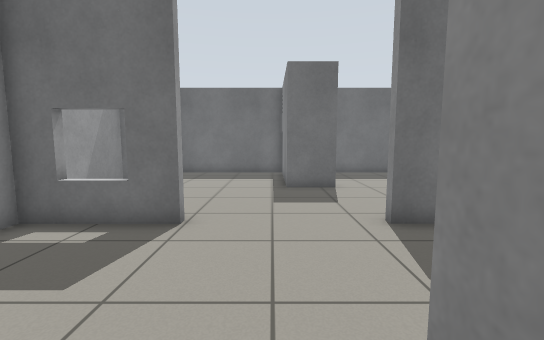
View 1 (above)

19 first-person views from a walk through a robot-simulator world made for Gazebo. The camera is 0.94 m above the floor, tilts 6° down and sees 90° across. The floor is counted in squares, 0.5 m on a side. Each view is taken from the middle of a square. On the plan, view 1 faces up. The plan holds only what a view shows up to about 15 squares ahead; the rest is blank.

View 2
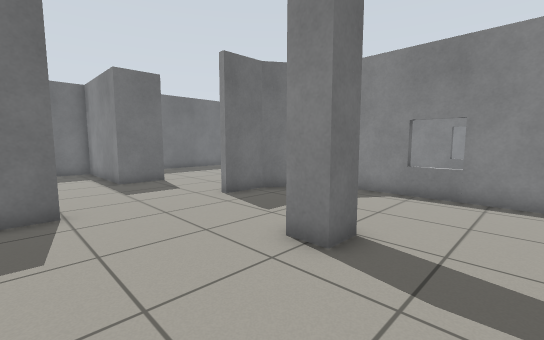

View 3
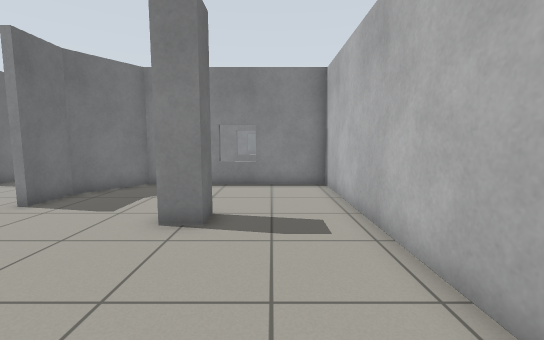

View 4
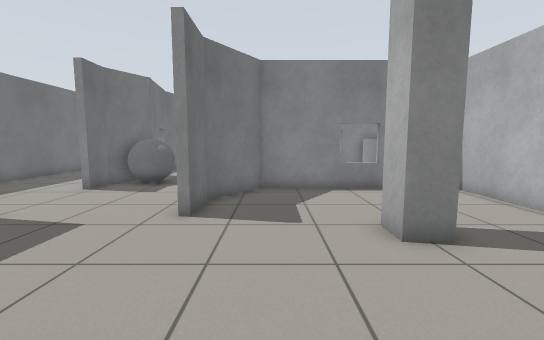

View 5
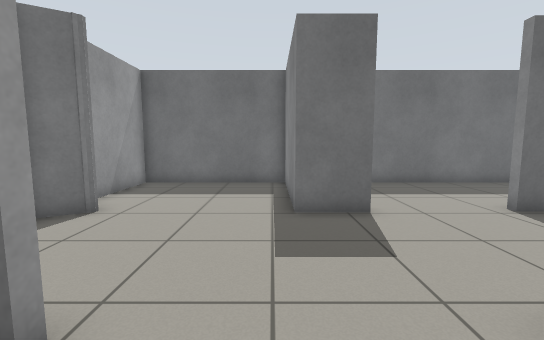

View 6
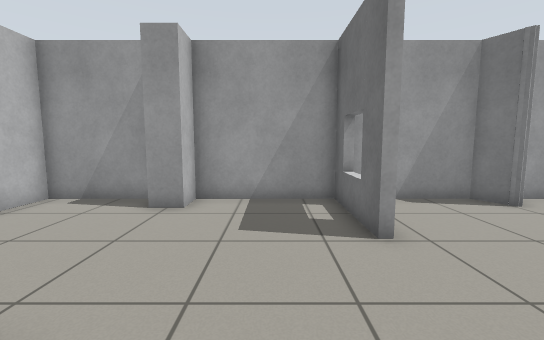

View 7
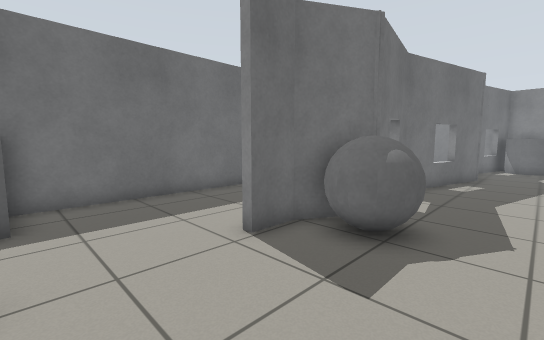

View 8
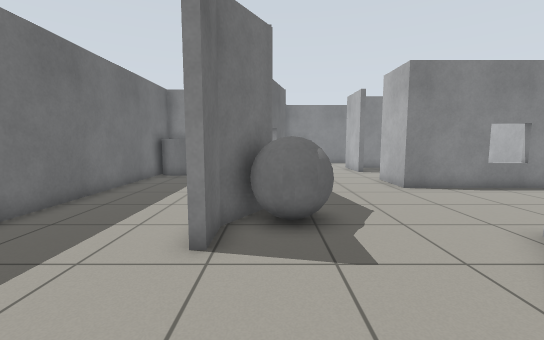

View 9
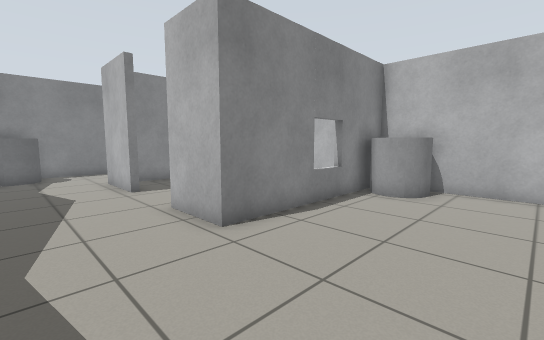

View 10
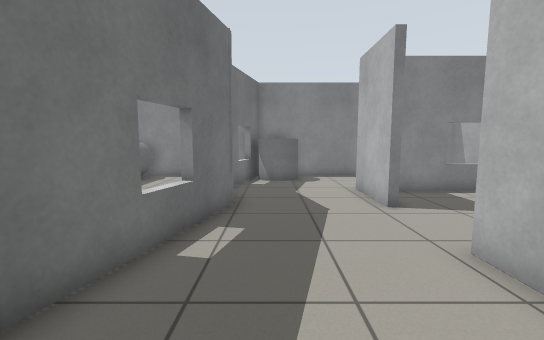

View 11
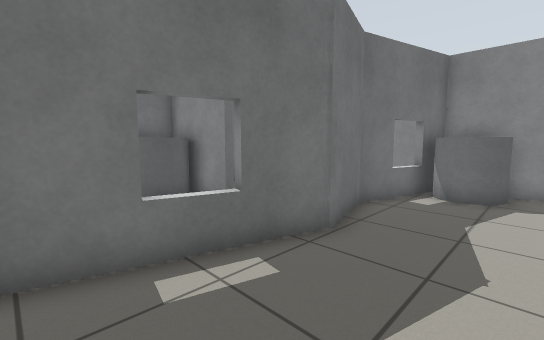

View 12
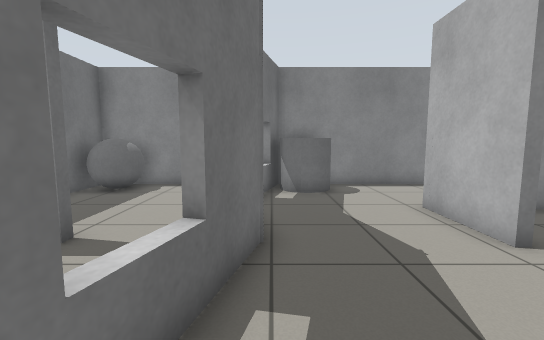

View 13
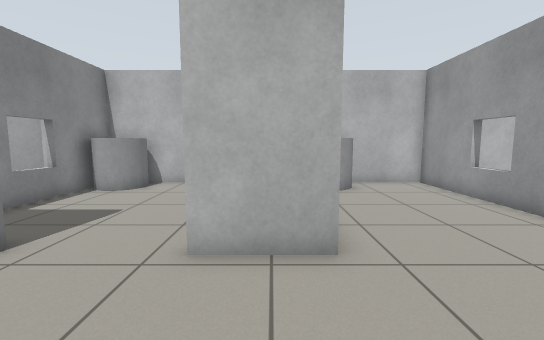

View 14
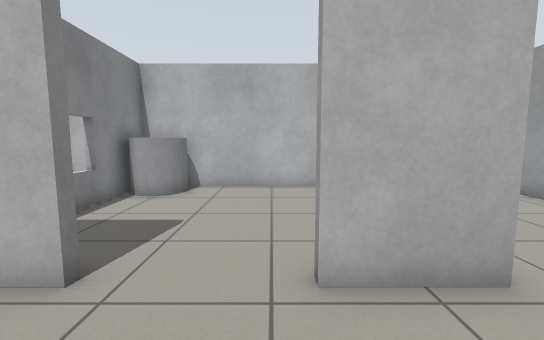

View 15
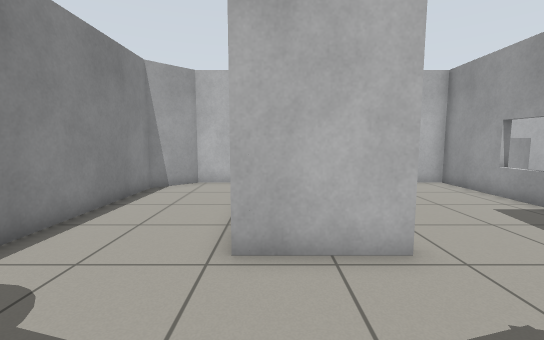

View 16
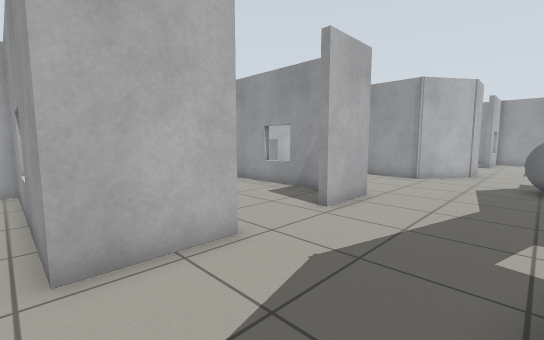

View 17
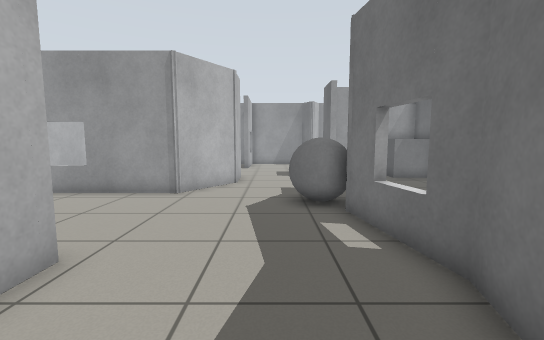

View 18
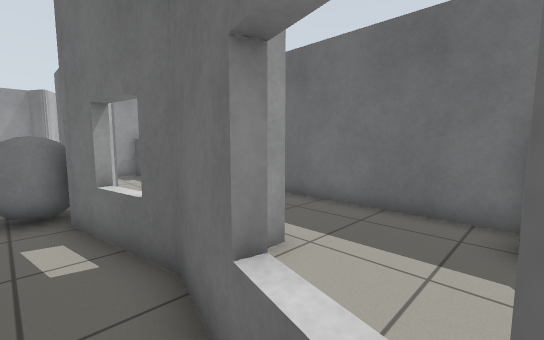

View 19
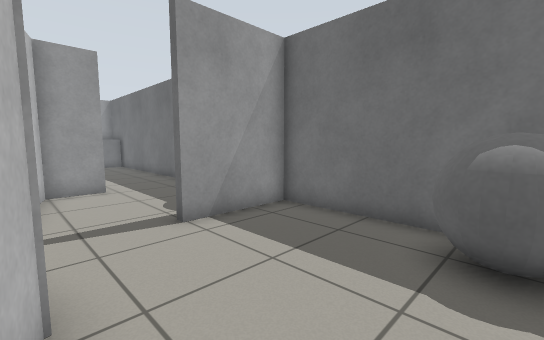

### Floor plan
Ten units are one square. View 1 is at (0, 0); x grows to the right and y downward. Boxes are objects, and circles mark ways between rooms. Rooms are numbered by the first view taken in them; rooms with no view inside come last. Other rooms are left out.
<svg viewBox="-63 -170 327 210">
<path fill="none" stroke="#000" d="M20 -5 10 -5 10 -15 20 -15M-20 -61 -58 -61 -58 -15 -46 -15 -46 -5M-58 0 -58 33 69 33 69 -44 45 -61 26 -61M26 -111 6 -111 6 -160M28 -64 46 -64 60 -54M-47 -113 -48 -111 -58 -105 -58 -66M6 -164 -58 -164 -58 -122M79 -111 65 -111M187 -42 187 -47 217 -47 217 33 244 33 259 18 259 -87 216 -99 190 -92 135 -107M137 -107 98 -100 78 -112M129 33 129 -47 154 -47 154 -42M60 -54 72 -46 72 33 106 33M259 -129 259 -164M217 -102 227 -99M236 -164 192 -164 192 -129M259 -94 259 -106"/>
<rect x="75" y="-105" width="20" height="20" fill="#bbb"><title>grey ball</title></rect>
<rect x="105" y="5" width="20" height="30" fill="#bbb"><title>grey cylinder</title></rect>
<rect x="235" y="-85" width="20" height="20" fill="#bbb"><title>grey cylinder</title></rect>
<rect x="235" y="-165" width="20" height="30" fill="#bbb"><title>grey ball</title></rect>
<circle cx="0" cy="-60" r="3" fill="#2a7"/>
<circle cx="70" cy="-85" r="3" fill="#2a7"/>
<text x="0" y="-10">1</text>
<text x="0" y="-100">2</text>
<text x="160" y="-50">3</text>
<text x="230" y="-130">4</text>
</svg>
Room 1 opens to room 2. Room 2 opens to room 3.

Where each view was taken, in squares from view 1:
view 1: 0 up, 0 right, facing up
view 2: 2 down, 3 left, facing up-right
view 3: 1 down, 5 left, facing right
view 4: 4 up, 4 left, facing right
view 5: 4 up, 0 right, facing up
view 6: 4 up, 3 right, facing left
view 7: 7 up, 3 right, facing up-right
view 8: 10 up, 2 right, facing right
view 9: 8 up, 8 right, facing down-right
view 10: 8 up, 11 right, facing right
view 11: 6 up, 14 right, facing up-right
view 12: 9 up, 14 right, facing right
view 13: 9 up, 14 right, facing down
view 14: 8 up, 16 right, facing down
view 15: 9 up, 21 right, facing down
view 16: 9 up, 22 right, facing down-left
view 17: 8 up, 17 right, facing left
view 18: 9 up, 17 right, facing up-left
view 19: 10 up, 25 right, facing up-left
